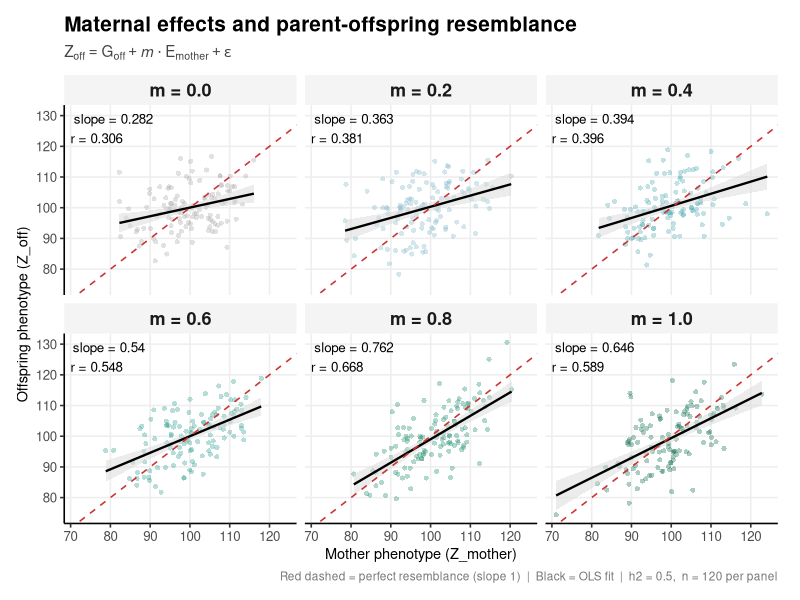

Recreate this plot in R.
library(ggplot2)

set.seed(42)

# Parameters
n       <- 120
mu_pop  <- 100
VA      <- 36
VE      <- 36
VP      <- VA + VE
h2      <- VA / VP        # 0.5
sigma_e <- 4

m_vals  <- c(0, 0.2, 0.4, 0.6, 0.8, 1.0)

# Simulate one dataset per m
sim_data <- function(m) {
  G_mum <- rnorm(n, mu_pop, sqrt(VA))
  E_mum <- rnorm(n, 0,      sqrt(VE))
  Z_mum <- G_mum + E_mum
  G_dad <- rnorm(n, mu_pop, sqrt(VA))
  G_off <- 0.5 * (G_mum + G_dad) + rnorm(n, 0, sqrt(VA / 2))
  Z_off <- G_off + m * E_mum + rnorm(n, 0, sigma_e)
  r     <- round(cor(Z_mum, Z_off), 3)
  data.frame(Z_mum = Z_mum, Z_off = Z_off, m = m, r = r)
}

df_all <- do.call(rbind, lapply(m_vals, sim_data))

df_all$m_label <- factor(
  sprintf("m = %.1f", df_all$m),
  levels = sprintf("m = %.1f", m_vals)
)

# Per-panel slope + r annotations
ann <- do.call(rbind, lapply(m_vals, function(m) {
  sub      <- df_all[df_all$m == m, ]
  lm_fit   <- lm(Z_off ~ Z_mum, data = sub)
  data.frame(
    m_label   = factor(sprintf("m = %.1f", m),
                       levels = sprintf("m = %.1f", m_vals)),
    slope_obs = round(coef(lm_fit)[2], 3),
    r         = round(unique(sub$r), 3)
  )
}))

# Colour ramp grey -> teal
pal <- c("#AAAAAA","#7EB8C9","#4EAAB5","#2E9E8E","#1D8C6B","#0F6E4E")

p <- ggplot(df_all, aes(x = Z_mum, y = Z_off)) +
  
  geom_point(aes(colour = m_label), alpha = 0.35, size = 1.4, shape = 16) +
  
  geom_smooth(method = "lm", se = TRUE, colour = "black",
              linewidth = 0.8, fill = "grey85", alpha = 0.5) +
  
  # 1:1 perfect resemblance reference
  geom_abline(slope = 1, intercept = 0,
              linetype = "dashed", colour = "#CC3333", linewidth = 0.55) +
  
  # Slope + r text inside each panel
  geom_text(data = ann,
            aes(x = -Inf, y = Inf,
                label = paste0("slope = ", slope_obs, "\nr = ", r)),
            hjust = -0.12, vjust = 1.3,
            size = 3.4, colour = "black", inherit.aes = FALSE) +
  
  facet_wrap(~ m_label, ncol = 3) +
  
  scale_colour_manual(
    values = setNames(pal, sprintf("m = %.1f", m_vals))
  ) +
  
  labs(
    title    = "Maternal effects and parent-offspring resemblance",
    subtitle = expression(Z[off] == G[off] + italic(m) %.% E[mother] + epsilon),
    x        = "Mother phenotype (Z_mother)",
    y        = "Offspring phenotype (Z_off)",
    caption  = "Red dashed = perfect resemblance (slope 1)  |  Black = OLS fit  |  h2 = 0.5,  n = 120 per panel",
    colour   = NULL
  ) +
  
  theme_classic(base_size = 12) +
  theme(
    plot.title       = element_text(face = "bold", size = 15),
    plot.subtitle    = element_text(size = 11, colour = "#444444",
                                    margin = margin(b = 8)),
    plot.caption     = element_text(size = 8.5, colour = "#777777"),
    strip.text       = element_text(face = "bold", size = 13),
    strip.background = element_rect(fill = "#F4F4F4", colour = NA),
    legend.position  = "none",
    panel.grid.major = element_line(colour = "#EEEEEE"),
    axis.title       = element_text(size = 10.5),
    plot.margin      = margin(12, 16, 12, 12)
  )

ggsave("/home/usriniva/Downloads/maternal_effects.png",
       plot = p, width = 13, height = 9, dpi = 150)
cat("Done.\n")
